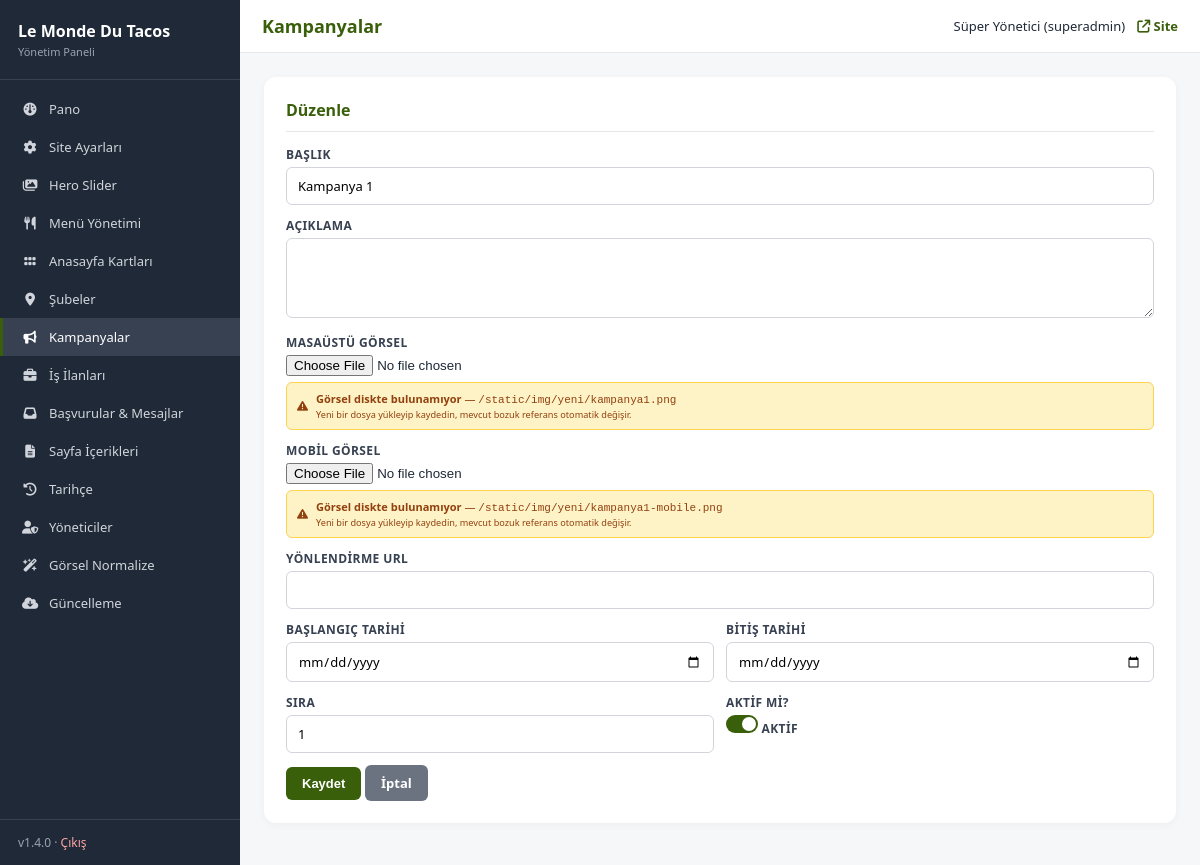
The app's page /admin/campaigns.php?action=edit&id=1 (signed in) with its own data.
### tables this page shows
CREATE TABLE IF NOT EXISTS campaigns (
    id            INT UNSIGNED AUTO_INCREMENT PRIMARY KEY,
    title         VARCHAR(200) NULL,
    description   TEXT NULL,
    image         VARCHAR(255) NOT NULL,
    image_mobile  VARCHAR(255) NULL,
    link_url      VARCHAR(255) NULL,
    starts_on     DATE NULL,
    ends_on       DATE NULL,
    sort_order    INT NOT NULL DEFAULT 0,
    is_active     TINYINT(1) NOT NULL DEFAULT 1,
    created_at    TIMESTAMP DEFAULT CURRENT_TIMESTAMP,
    INDEX idx_active_sort (is_active, sort_order)
);

### includes/functions.php (called while the page is built, shortened)
<?php
require_once __DIR__ . '/db.php';
function e(?string $s): string {
    return htmlspecialchars((string)($s ?? ''), ENT_QUOTES | ENT_SUBSTITUTE, 'UTF-8');
}
function admin_check(): bool {
    return true;
}
function admin_user(): ?array {
    $stmt = db()->prepare("SELECT id, username, name, email, role FROM admin_users WHERE id = ? AND is_active = 1");
    $stmt->execute([$_SESSION['admin_id']]);
    $cache = $stmt->fetch() ?: null;
    return $cache;
}
function asset_exists(?string $path): bool {
    $root = realpath(__DIR__ . '/..');
    $path = '/' . ltrim($path, '/');
    $escaped = preg_replace_callback('/[çÇğĞıİöÖşŞüÜ]/u', function ($m) {
        $hex = str_pad(strtoupper(dechex(mb_ord($m[0], 'UTF-8'))), 4, '0', STR_PAD_LEFT);
        return '#U' . $hex;
    }, $path);
    return false;
}

### includes/db.php (called while the page is built, shortened)
<?php
function db(): PDO {
    static $pdo = null;
    if ($pdo instanceof PDO) {
        return $pdo;
    }
    $dsn = sprintf(
        'mysql:host=%s;dbname=%s;charset=%s',
        DB_HOST,
        DB_NAME,
        DB_CHARSET
    );
    try {
        $pdo = new PDO($dsn, DB_USER, DB_PASS, [
            PDO::ATTR_ERRMODE            => PDO::ERRMODE_EXCEPTION,
            PDO::ATTR_DEFAULT_FETCH_MODE => PDO::FETCH_ASSOC,
            PDO::ATTR_EMULATE_PREPARES   => false,
            PDO::MYSQL_ATTR_INIT_COMMAND => "SET NAMES " . DB_CHARSET . " COLLATE utf8mb4_unicode_ci",
        ]);
    } catch (PDOException $e) {
        if (DEBUG) {
            die('DB error: ' . htmlspecialchars($e->getMessage(), ENT_QUOTES, 'UTF-8'));
        }
        error_log('DB connection failed: ' . $e->getMessage());
        die('Veritabanı bağlantısı kurulamadı. Lütfen daha sonra tekrar deneyin.');
    }
    return $pdo;
}

### admin/campaigns.php (the view, shortened to what this page needs)
<?php
$page_h = 'Kampanyalar';
require __DIR__ . '/_header.php';
require __DIR__ . '/_crud.php';
$crud = new Crud([
    'table' => 'campaigns',
    'label' => 'Kampanya',
    'fields' => [
        'title'        => ['label' => 'Başlık'],
        'description'  => ['label' => 'Açıklama'],
        'image'        => [], 'image_mobile' => [],
        'link_url'     => ['label' => 'Bağlantı'],
        'starts_on'    => [],
        'ends_on'      => [],
        'sort_order'   => ['type' => 'int'],
        'is_active'    => ['type' => 'bool'],
    ],
    'images' => ['image', 'image_mobile'],
    'image_dir' => 'kampanya',
]);
$crud->handle();
$action = $_GET['action'] ?? 'list';
$row = ($action === 'edit' && !empty($_GET['id'])) ? $crud->getRow((int)$_GET['id']) : null;
if ($action === 'list'): ?>
  <div class="card">
    <h2 style="display:flex;justify-content:space-between;align-items:center">
      <span>Kampanyalar</span>
      <a href="?action=new" class="btn btn-sm">+ Yeni Kampanya</a>
    </h2>
    <?php $rows = $crud->listAll(); ?>
    <?php if (!$rows): ?>
      <div class="empty">Henüz kampanya yok.</div>
    <?php else: ?>
      <table>
        <thead><tr><th>#</th><th>Görsel</th><th>Başlık</th><th>Tarih</th><th>Sıra</th><th>Durum</th><th>İşlem</th></tr></thead>
        <tbody>
        <?php foreach ($rows as $r): ?>
          <tr>
            <td><?= (int)$r['id'] ?></td>
            <td><?= $r['image'] ? '<img class="thumb" src="' . e(asset($r['image'])) . '">' : '—' ?></td>
            <td><?= e($r['title'] ?? '—') ?></td>
            <td style="font-size:11px"><?= $r['starts_on'] ? format_date($r['starts_on'],'d.m.Y') : '—' ?> → <?= $r['ends_on'] ? format_date($r['ends_on'],'d.m.Y') : '—' ?></td>
            <td><?= (int)$r['sort_order'] ?></td>
            <td><span class="badge <?= $r['is_active'] ? 'b-on' : 'b-off' ?>"><?= $r['is_active'] ? 'Aktif' : 'Pasif' ?></span></td>
            <td class="actions">
              <a class="btn btn-sm btn-line" href="?action=edit&id=<?= $r['id'] ?>"><i class="fa-solid fa-pen"></i></a>
              <form method="post" style="display:inline"><?= csrf_field() ?><input type="hidden" name="action" value="toggle"><input type="hidden" name="id" value="<?= $r['id'] ?>"><button class="btn btn-sm btn-secondary"><i class="fa-solid fa-power-off"></i></button></form>
              <form method="post" data-confirm="Silinsin mi?" style="display:inline"><?= csrf_field() ?><input type="hidden" name="action" value="delete"><input type="hidden" name="id" value="<?= $r['id'] ?>"><button class="btn btn-sm btn-danger"><i class="fa-solid fa-trash"></i></button></form>
            </td>
          </tr>
        <?php endforeach; ?>
        </tbody>
      </table>
    <?php endif; ?>
  </div>
<?php else: ?>
  <div class="card">
    <h2><?= $row ? 'Düzenle' : 'Yeni Kampanya' ?></h2>
    <form method="post" enctype="multipart/form-data">
      <?php
        field('title','Başlık', $row['title'] ?? '');
        field('description','Açıklama', $row['description'] ?? '', 'textarea');
        field('image','Masaüstü Görsel', $row['image'] ?? null, 'image');
      ?>
      <div class="grid-2">
      </div>
      <div class="grid-2">
        <?php
          field('is_active','Aktif mi?', (string)($row['is_active'] ?? 1), 'bool');
        ?>
      </div>
      <button type="submit" class="btn">Kaydet</button>
      <a href="campaigns.php" class="btn btn-secondary">İptal</a>
    </form>
  </div>
<?php endif; ?>
<?php require __DIR__ . '/_footer.php'; ?>

### admin/_header.php (shortened to what this page needs)
<?php
require_once __DIR__ . '/../includes/functions.php';
$cu = admin_user();
$nav_items = [
    ['index.php',                  'Pano',                'fa-gauge'],
    ['settings.php',               'Site Ayarları',       'fa-gear'],
    ['slider.php',                 'Hero Slider',         'fa-images'],
    ['menu.php',                   'Menü Yönetimi',       'fa-utensils'],
    ['promo-cards.php',            'Anasayfa Kartları',   'fa-grip'],
    ['branches.php',               'Şubeler',             'fa-location-dot'],
    ['campaigns.php',              'Kampanyalar',         'fa-bullhorn'],
    ['jobs.php',                   'İş İlanları',         'fa-briefcase'],
    ['applications.php',           'Başvurular & Mesajlar','fa-inbox'],
    ['pages.php',                  'Sayfa İçerikleri',    'fa-file-lines'],
    ['timeline.php',               'Tarihçe',             'fa-clock-rotate-left'],
    ['users.php',                  'Yöneticiler',         'fa-user-shield'],
    ['normalize-images.php',       'Görsel Normalize',    'fa-wand-magic-sparkles'],
    ['update.php',                 'Güncelleme',          'fa-cloud-arrow-down'],
];
$current = basename($_SERVER['PHP_SELF']);
$page_h  = $page_h ?? 'Pano';
?><!doctype html>
<html lang="tr">
<head>
<link rel="stylesheet" href="https://cdnjs.cloudflare.com/ajax/libs/font-awesome/6.5.0/css/all.min.css">
</head>
<body>
<div class="app">
  <aside class="sb">
    <div class="sb-head">
      <div class="brand">Le Monde Du Tacos</div>
      <div class="sub">Yönetim Paneli</div>
    </div>
    <nav class="sb-nav">
      <?php foreach ($nav_items as [$href, $label, $icon]): ?>
        <a href="<?= e($href) ?>" class="<?= $current === $href ? 'active' : '' ?>">
          <i class="fa-solid <?= e($icon) ?>"></i>
          <span><?= e($label) ?></span>
        </a>
      <?php endforeach; ?>
    </nav>
    <div class="sb-foot">
      v<?= APP_VERSION ?> &middot; <a href="logout.php">Çıkış</a>
    </div>
  </aside>
  <div class="main">
    <header class="tb">
      <h1><?= e($page_h) ?></h1>
      <div class="user">
        <span><?= e($cu['name']) ?> (<?= e($cu['role']) ?>)</span>
        <a href="/" target="_blank"><i class="fa-solid fa-arrow-up-right-from-square"></i> Site</a>
      </div>
    </header>
    <main class="cnt">

### admin/_crud.php (shortened to what this page needs)
<?php
require_once __DIR__ . '/../includes/functions.php';
class Crud
{
    public function getRow(int $id): ?array
    {
        $stmt = db()->prepare("SELECT * FROM " . $this->cfg['table'] . " WHERE id = ?");
        $stmt->execute([$id]);
        return $stmt->fetch() ?: null;
    }
}
function field(string $name, string $label, ?string $value, string $type = 'text', array $opts = []): void
{
    echo '<div class="row">';
    echo '<label>' . e($label) . ($opts['required'] ?? false ? ' *' : '') . '</label>';
    $req = ($opts['required'] ?? false) ? ' required' : '';
    $ph  = isset($opts['placeholder']) ? ' placeholder="' . e($opts['placeholder']) . '"' : '';
    switch ($type) {
        case 'textarea':
            $rows = $opts['rows'] ?? 3;
            echo '<textarea name="' . e($name) . '" rows="' . (int)$rows . '"' . $req . $ph . '>' . e($value) . '</textarea>';
            break;
        case 'image':
            echo '<input type="file" name="' . e($name) . '" accept="image/*">';
            if ($value) {
                if (asset_exists($value)) {
                    echo '<div class="help">Mevcut: <img src="' . e(asset($value)) . '" style="height:50px;vertical-align:middle;border-radius:4px"> <span style="color:#6b7280;font-size:11px;margin-left:6px">' . e(basename($value)) . '</span></div>';
                } else {
                    echo '<div class="help" style="background:#fef3c7;border:1px solid #fcd34d;color:#92400e;padding:8px 10px;border-radius:6px;display:flex;align-items:center;gap:8px;margin-top:6px">';
                    echo '<i class="fa-solid fa-triangle-exclamation"></i>';
                    echo '<span><strong>Görsel diskte bulunamıyor</strong> &mdash; ';
                    echo '<code style="font-size:11px">' . e($value) . '</code><br>';
                    echo '<small>Yeni bir dosya yükleyip kaydedin, mevcut bozuk referans otomatik değişir.</small></span>';
                    echo '</div>';
                }
            }
            break;
        case 'bool':
            $checked = $value ? ' checked' : '';
            echo '<label class="toggle"><input type="checkbox" name="' . e($name) . '" value="1"' . $checked . '> Aktif</label>';
            break;
        default:
            echo '<input type="' . e($type) . '" name="' . e($name) . '" value="' . e($value) . '"' . $req . $ph . '>';
    }
    echo '</div>';
}

### admin/_header.php (style rules this page uses)
* { box-sizing:border-box;margin:0;padding:0 }
body { font-family:system-ui,-apple-system,Segoe UI,Roboto,Arial,sans-serif;background:#f6f7f9;color:#1f2937;font-size:14px }
.app { display:flex;min-height:100vh }
.sb { width:240px;background:#1f2937;color:#e5e7eb;flex-shrink:0;display:flex;flex-direction:column }
.sb-head { padding:20px 18px;border-bottom:1px solid #374151 }
.sb-head .brand { font-size:16px;font-weight:700;color:#fff;margin-bottom:2px }
.sb-head .sub { font-size:11px;color:#9ca3af }
.sb-nav { flex:1;padding:10px 0;overflow-y:auto }
.sb-nav a { display:flex;align-items:center;gap:10px;padding:10px 18px;color:#d1d5db;text-decoration:none;font-size:13px;border-left:3px solid transparent;transition:.15s }
.sb-nav a.active { background:#374151;color:#fff;border-left-color:#3A5F0B }
.sb-nav a i { width:18px;text-align:center;font-size:13px }
.sb-foot { padding:14px 18px;border-top:1px solid #374151;font-size:12px;color:#9ca3af }
.sb-foot a { color:#fca5a5;text-decoration:none }
.main { flex:1;display:flex;flex-direction:column;min-width:0 }
.tb { background:#fff;padding:14px 22px;display:flex;align-items:center;justify-content:space-between;border-bottom:1px solid #e5e7eb }
.tb h1 { font-size:18px;color:#3A5F0B }
.tb .user { display:flex;align-items:center;gap:12px;font-size:13px }
.tb .user a { color:#3A5F0B;font-weight:600;text-decoration:none }
.cnt { padding:24px;flex:1 }
.card { background:#fff;border-radius:12px;padding:22px;box-shadow:0 2px 8px rgba(0,0,0,.04);margin-bottom:18px }
.card h2 { font-size:16px;color:#3A5F0B;margin-bottom:14px;padding-bottom:10px;border-bottom:1px solid #e5e7eb }
.btn { display:inline-block;background:#3A5F0B;color:#fff;border:0;border-radius:6px;padding:9px 16px;font-size:13px;font-weight:600;cursor:pointer;text-decoration:none;transition:.15s }
.btn-secondary { background:#6b7280 }
.row { margin-bottom:12px }
.row label { display:block;font-size:12px;font-weight:700;color:#374151;margin-bottom:4px;text-transform:uppercase;letter-spacing:.4px }
.row input[type=text],.row input[type=email],.row input[type=tel],.row input[type=password],.row input[type=number],.row input[type=date],.row input[type=url],.row select,.row textarea { width:100%;padding:9px 11px;border:1px solid #d1d5db;border-radius:6px;font-size:13px;font-family:inherit }
.row textarea { resize:vertical;min-height:80px }
.row .help { color:#6b7280;font-size:11px;margin-top:3px }
.grid-2 { display:grid;grid-template-columns:1fr 1fr;gap:12px }
.toggle { display:inline-flex;align-items:center;gap:6px;font-size:12px }
.toggle input { width:32px;height:18px;-webkit-appearance:none;appearance:none;background:#d1d5db;border-radius:9px;position:relative;cursor:pointer;transition:.2s }
.toggle input::before { content:'';position:absolute;width:14px;height:14px;background:#fff;border-radius:50%;top:2px;left:2px;transition:.2s }
.toggle input:checked { background:#3A5F0B }
.toggle input:checked::before { left:16px }

### records on screen
campaigns: title "Kampanya 1", image "/static/img/yeni/kampanya1.png /static/img/yeni/kampanya1-mobile.png"

### other values on screen
$label "Pano"
$label "Site Ayarları"
$label "Hero Slider"
$label "Menü Yönetimi"
$label "Anasayfa Kartları"
$label "Şubeler"
$label "Kampanyalar"
$label "İş İlanları"
$label "Başvurular & Mesajlar"
$label "Sayfa İçerikleri"
$label "Tarihçe"
$label "Yöneticiler"
$label "Görsel Normalize"
$label "Güncelleme"
APP_VERSION "1.4.0"
